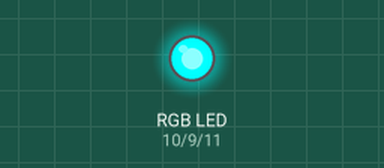
The sketch below on a simulated Arduino Uno, built with avr-gcc and run on an emulated ATmega328P. Shown: an RGB LED mixed from three pins (HIGH = lit).

Above: at 0.05 s.
At 4.4 s:
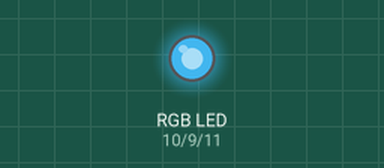
At 6.55 s:
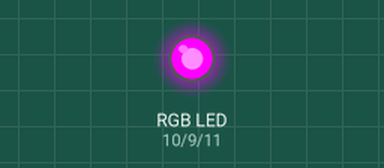
At 8.75 s:
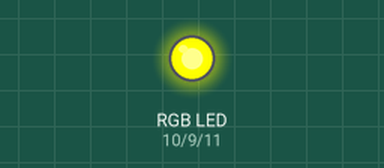
At 13.1 s:
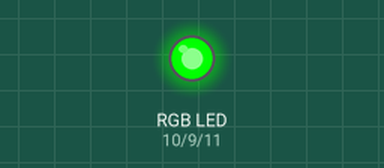
At 17.5 s:
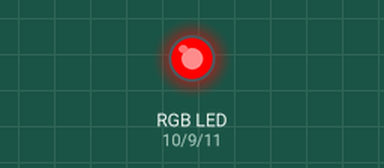
Timing chart, 0 to 20.1 s (numbered marks = the images above):
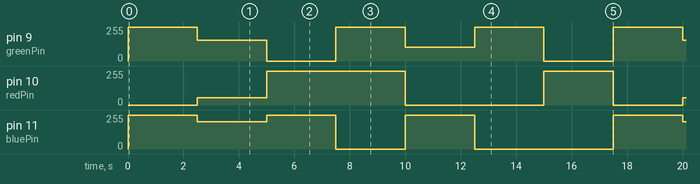

Measured:
- by itself, pin 11 (bluePin): repeats every 17.5 s: 204/255 2.5 s, 255/255 2.5 s, 0/255 2.5 s, 255/255 2.5 s, 0/255 5.0 s, 255/255 2.5 s
- by itself, pin 9 (greenPin): repeats every 17.5 s: 155/255 2.5 s, 0/255 2.5 s, 255/255 2.5 s, 105/255 2.5 s, 255/255 2.5 s, 0/255 2.5 s, 255/255 2.5 s
- by itself, pin 10 (redPin): 0/255 → 55/255 at 2.5 s, → 255/255 2.5 s later, → 0/255 5.0 s later, → 255/255 5.0 s later, … (11 changes in this stretch)

The sketch:

_3_RGB_LEDs.ino
```cpp
/*
Adafruit Arduino - Lesson 3. RGB LED
*/

int redPin = 10;
int greenPin = 9;
int bluePin = 11;

const int delay_time = 2500;

//uncomment this line if using a Common Anode LED
#define COMMON_ANODE

void setup()
{
  pinMode(redPin, OUTPUT);
  pinMode(greenPin, OUTPUT);
  pinMode(bluePin, OUTPUT);
}

void loop()
{
  setColor(255, 0, 0);  // red
  delay(delay_time);

  setColor(200, 100, 51);  // indigo
  delay(delay_time);

  setColor(0, 255, 0);  // green
  delay(delay_time);
  setColor(0, 0, 255);  // blue
  delay(delay_time);
  setColor(255, 150, 0);  // yellow
  delay(delay_time);
  setColor(255, 0, 255);  // purple
  delay(delay_time);
  setColor(0, 255, 255);  // aqua
  delay(delay_time);
}

void setColor(int red, int green, int blue)
{
  #ifdef COMMON_ANODE
    red = 0xFF - red;
    green = 0xFF - green;
    blue = 0xFF - blue;
  #endif
  analogWrite(redPin, red);
  analogWrite(greenPin, green);
  analogWrite(bluePin, blue);
}
```
